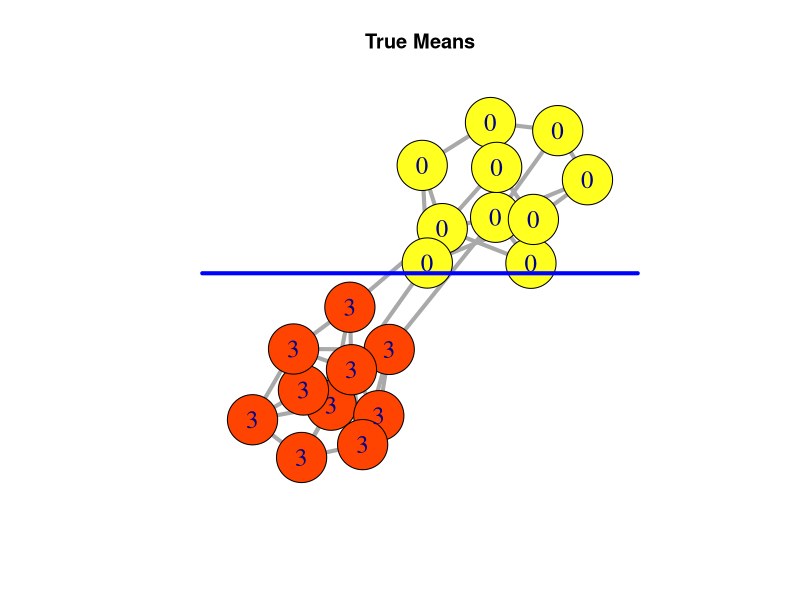
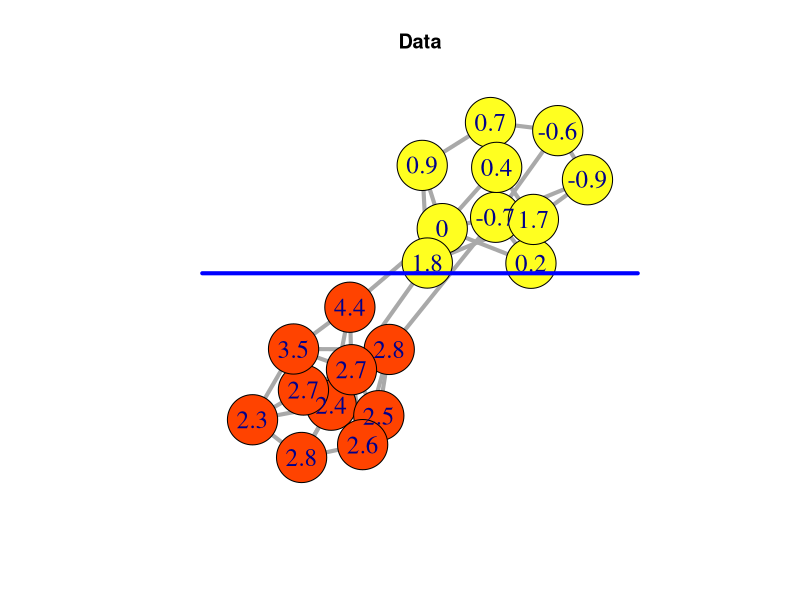

Here is the R script that generated these plots, in order: (Note: this script raises an error after producing the figures.)
if(require("igraph")) {
  set.seed(1)
  
  # make the adjacency structure (for a short-boundary model)
  p <- 0.5
  adj <- matrix(0, 20, 20)
  adj[1:10,1:10] <- rbinom(100, 1, p)
  adj[11:20, 11:20] <- rbinom(100, 1, p)
  adj[5,15] <- adj[6,18] <- adj[2, 13] <- 1
  adj[lower.tri(adj)] <- t(adj)[lower.tri(adj)]
  diag(adj) <- 0
  g <- graph.adjacency(adj, mode='undirected')
  
  # generate the data
  z <- rep(c(0, 3), each=10)
  y <- z + rnorm(20)
  y.rounded <- round(y,1)
  
  # plot true means
  y.scale <- as.character(seq(-1,4, by=0.1))
  cols <- rev(heat.colors(length(y.scale)))
  lay <-layout.fruchterman.reingold(g, niter=100000)
  V(g)$name <- round(z,1)
  V(g)$color <- cols[match(as.character(round(z,1)), y.scale)]
  plot(g, edge.width=4, layout=lay, vertex.size=30, vertex.label.cex=1.5, main="True Means")
  lines(c(-1.3, 1.3), c(0.1,0.1), lwd=4, col="blue")
  
  # plot the data
  V(g)$name <- round(y,1)
  V(g)$color <- cols[match(as.character(round(z,1)), y.scale)]
  plot(g, edge.width=4, layout=lay, vertex.size=30, vertex.label.cex=1.5, main="Data")
  lines(c(-1.3, 1.3), c(0.1,0.1), lwd=4, col="blue")
  
  # format the adjacency information
  adj2 <- list()
  for (i in 1:20) {
    adj2[[i]] <- which(adj[i,] ==1) -1
  }
  
  # run bcp
  a <- bcp(y, p0=0.2, adj=adj2, burnin=1000, mcmc=500)
  
  ## plot of posterior means
  V(g)$name <- round(a$posterior.mean[,1],1)
  tmp.rounded <- round(a$posterior.mean[,1],1)
  V(g)$color <- cols[match(as.character(tmp.rounded), y.scale)]
  plot(g, edge.width=4, layout=lay, vertex.size=30, main="Posterior Means",
       vertex.label.cex=1.5)
  
  
  ## plot of posterior probability of lying at a block boundary
  V(g)$name <- round(a$posterior.prob,2)
  tmp.rounded <- round(a$posterior.prob,2)
  p.scale <- as.character(seq(0, 1, by=0.01))
  V(g)$color <- cols[match(as.character(tmp.rounded), p.scale)]
  plot(g, edge.width=4, layout=lay, vertex.size=30, main="Posterior Boundary Probabilities",
       vertex.label.cex=1.5)
}
